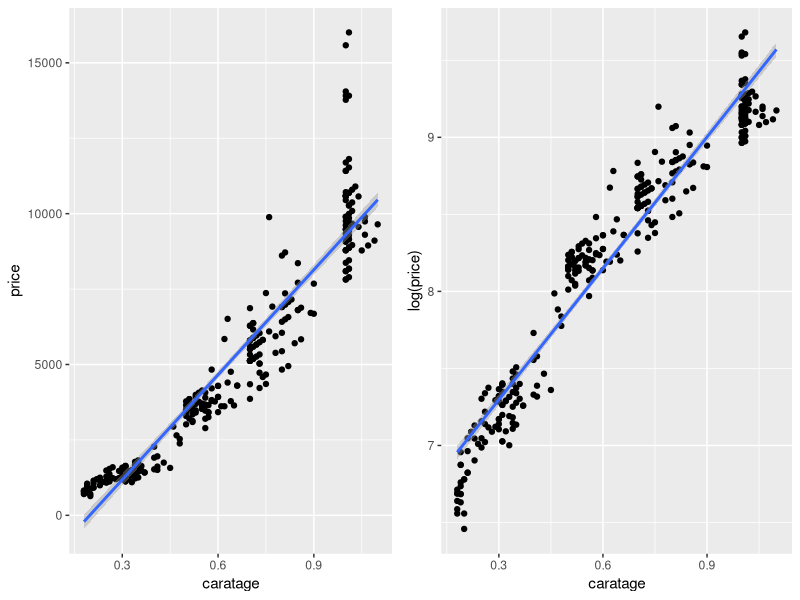

Write R code to recreate this figure. (Note: this script raises an error after producing the figure.)
## ---- chunk 1
knitr::opts_chunk$set(echo = TRUE)
## ---- chunk 2
library(knitr)
library(gridExtra)
library(ggplot2)
library(car)
library(tseries)
library(lmtest)
## ---- chunk 3
diamonds <- read.table("HW-diamonds.txt", header=FALSE, col.names = c('caratage', 'color_purity', 'clarity', 'cert', 'price'))
kable(diamonds[1:5,])
## ---- chunk 4
G1 <- ggplot(diamonds, aes(x=caratage, y=price)) + geom_point() + geom_smooth(method = "lm")
G2 <- ggplot(diamonds, aes(x=caratage, y=log(price))) + geom_point() + geom_smooth(method = "lm")
grid.arrange(G1,G2,ncol=2)
## ---- chunk 5
# reorder
diamonds$color_purity = relevel(diamonds$color_purity, ref="I")
diamonds$clarity      = relevel(diamonds$clarity, ref="VS2")
diamonds$cert         = relevel(diamonds$cert, ref="HRD")

# fit model
lm1 = lm(formula = log(price) ~ caratage + color_purity + clarity + cert, data=diamonds)
summary(lm1)
## ---- chunk 6
par(mfrow=c(2,2))
plot(lm1, which=c(1:4), ask=F)
## ---- chunk 7
jarque.bera.test(lm1$residuals)
## ---- chunk 8
outlierTest(lm1, cutoff=0.05)
jarque.bera.test(lm1$residuals[-c(211)])
## ---- chunk 9
bptest(lm1)
## ---- chunk 10
lag.plot(lm1$residuals)
dwtest(lm1)
## ---- chunk 11
lm3 = lm(formula = log(price) ~ caratage + I(caratage^2) + color_purity + clarity + cert, data = diamonds)
summary(lm3)
## ---- chunk 12
par(mfrow=c(2,2))
plot(lm3, which=c(1:4), ask=F)
## ---- chunk 13
jarque.bera.test(lm3$residuals)
bptest(lm3)
dwtest(lm3)
